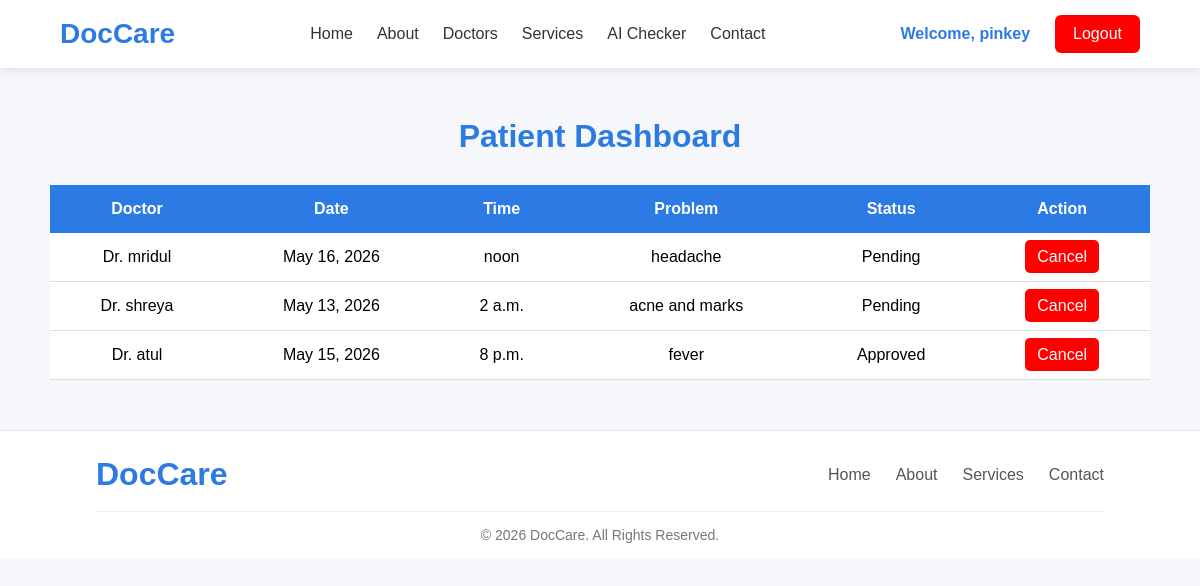
The app's page /patient-dashboard/ (signed in) with its own data.
### appointments/models.py (models this page shows, shortened)
class Appointment(models.Model):
    STATUS_CHOICES = (
        ('Pending', 'Pending'),
        ('Approved', 'Approved'),
        ('Rejected', 'Rejected'),
    )
    patient = models.ForeignKey(
        User,
        on_delete=models.CASCADE,
        related_name='patient_appointments'
    )
    doctor = models.ForeignKey(
        User,
        on_delete=models.CASCADE,
        related_name='doctor_appointments'
    )
    appointment_date = models.DateField()
    appointment_time = models.TimeField()
    age = models.IntegerField()
    phone = models.CharField(max_length=15)
    gender = models.CharField(max_length=10)
    message = models.TextField()
    status = models.CharField(
        max_length=20,
        choices=STATUS_CHOICES,
        default='Pending'
    )
    created_at = models.DateTimeField(auto_now_add=True)

### accounts/views.py (the view)
# urls.py: path('patient-dashboard/', views.patient_dashboard, name='patient_dashboard'),
def patient_dashboard(request):
    appointments = Appointment.objects.filter(
        patient=request.user
    ).order_by('-created_at')
    return render(request, 'patient_dashboard.html', {
        'appointments': appointments
    })

### templates/patient_dashboard.html (shortened to what this page needs)
{% extends 'base.html' %}
{% block content %}
<div class="dashboard-container">
    <h1>
        Patient Dashboard
    </h1>
    <div class="appointment-table">
        <table>
            <tr>
                <th>Doctor</th>
                <th>Date</th>
                <th>Time</th>
                <th>Problem</th>
                <th>Status</th>
                <th>Action</th>
            </tr>
            {% for appointment in appointments %}
            <tr>
                <td>
                    Dr. {{ appointment.doctor.username }}
                </td>
                <td>
                    {{ appointment.appointment_date }}
                </td>
                <td>
                    {{ appointment.appointment_time }}
                </td>
                <td>
                    {{ appointment.message }}
                </td>
                <td>
                    {{ appointment.status }}
                </td>
                <td>
                    <a href="{% url 'cancel_appointment' appointment.id %}"class="cancel-btn"onclick="return confirmCancel()">
                        Cancel
                       </a>
                </td>
            </tr>
            {% endfor %}
        </table>
    </div>
</div>
{% endblock %}

### templates/base.html (shortened to what this page needs)
{% load static %}
<!DOCTYPE html>
<html lang="en">
<head>
    <link rel="stylesheet"
          href="{% static 'css/style.css' %}">
</head>
<body>
<header class="navbar">
    <div class="logo">
        DocCare
    </div>
    <nav>
        <a href="{% url 'home' %}">
            Home
        </a>
        <a href="{% url 'about' %}">
            About
        </a>
        <a href="{% url 'doctors' %}">
            Doctors
        </a>
        <a href="{% url 'services' %}">
            Services
        </a>
        <a href="{% url 'symptom_checker' %}">
    AI Checker
</a>
        <a href="{% url 'contact' %}">
            Contact
        </a>
    </nav>
    <div class="auth-buttons">
        {% if user.is_authenticated %}
            <span class="welcome-text">
                Welcome, {{ user.username }}
            </span>
            <a href="{% url 'logout' %}"
               class="logout-btn">
                Logout
            </a>
        {% endif %}
    </div>
</header>
{% block content %}
{% endblock %}
<footer class="footer">
    <div class="footer-container">
        <div class="footer-logo">
            DocCare
        </div>
        <div class="footer-links">
            <a href="{% url 'home' %}">
                Home
            </a>
            <a href="{% url 'about' %}">
                About
            </a>
            <a href="{% url 'services' %}">
                Services
            </a>
            <a href="{% url 'contact' %}">
                Contact
            </a>
        </div>
    </div>
    <div class="footer-copy">
        © 2026 DocCare. All Rights Reserved.
    </div>
</footer>
</body>
</html>

### static/css/style.css (style rules this page uses)
* { margin:0; padding:0; box-sizing:border-box; font-family:Arial, Helvetica, sans-serif; }
body { background:#f5f7fb; }
.navbar { display:flex; justify-content:space-between; align-items:center; padding:15px 60px; background:white; box-shadow:0 2px 10px rgba(0,0,0,0.1); position:sticky; top:0; z-index:1000; }
nav { display:flex; align-items:center; }
.logo { font-size:28px; font-weight:bold; color:#2c7be5; }
nav a { margin:0 12px; text-decoration:none; color:#333; font-weight:500; }
.auth-buttons { display:flex; align-items:center; }
.auth-buttons a { text-decoration:none; padding:10px 18px; border-radius:6px; margin-left:10px; }
.footer { background:#ffffff; padding:25px 8% 15px; border-top:1px solid #e5e7eb; }
.footer-container { display:flex; justify-content:space-between; align-items:center; flex-wrap:wrap; gap:20px; }
.footer-logo { font-size:32px; font-weight:bold; color:#2c7be5; }
.footer-links { display:flex; gap:25px; flex-wrap:wrap; }
.footer-links a { color:#555; text-decoration:none; font-size:16px; transition:.3s; }
.footer-copy { margin-top:18px; padding-top:15px; border-top:1px solid #eee; text-align:center; color:#777; font-size:14px; }
.dashboard-container { padding:50px; }
.dashboard-container h1 { text-align:center; margin-bottom:30px; color:#2c7be5; }
.appointment-table { overflow-x:auto; }
table { width:100%; border-collapse:collapse; background:white; box-shadow:0 5px 15px rgba(0,0,0,0.1); }
table th { background:#2c7be5; color:white; padding:15px; }
table td { padding:15px; border-bottom:1px solid #ddd; text-align:center; }
.welcome-text { margin-right:15px; font-weight:bold; color:#2c7be5; }
.logout-btn { background:red; color:white; padding:10px 18px; border-radius:6px; text-decoration:none; }
.cancel-btn { background:red; color:white; padding:8px 12px; text-decoration:none; border-radius:5px; }

### records on screen
Appointment: doctor.username "mridul", appointment_date "May 16, 2026", appointment_time "noon", message "headache", status "Pending"
Appointment: doctor.username "shreya", appointment_date "May 13, 2026", appointment_time "2 a.m.", message "acne and marks", status "Pending"
Appointment: doctor.username "atul", appointment_date "May 15, 2026", appointment_time "8 p.m.", message "fever", status "Approved"

### other values on screen
{{ user.username }} "pinkey"
